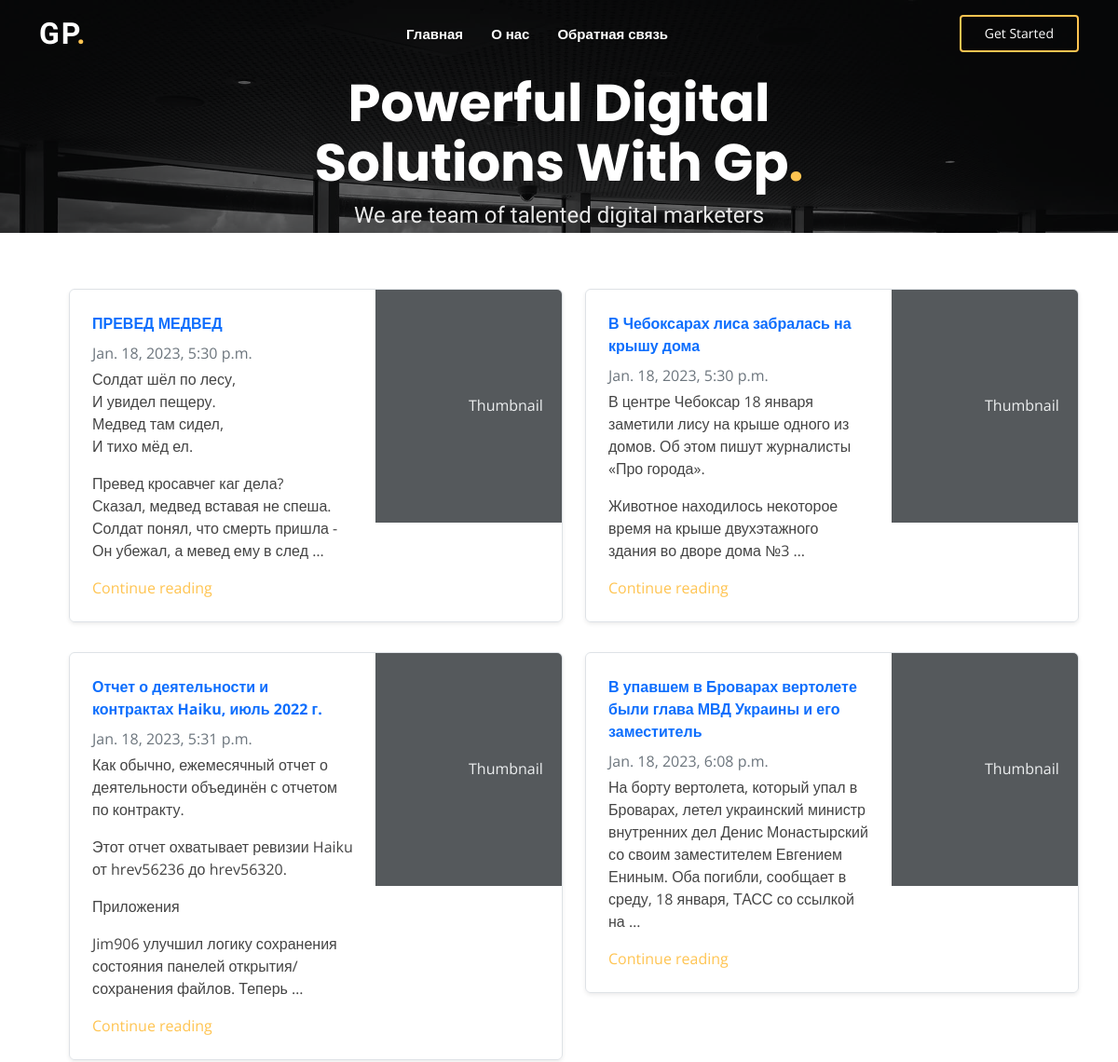
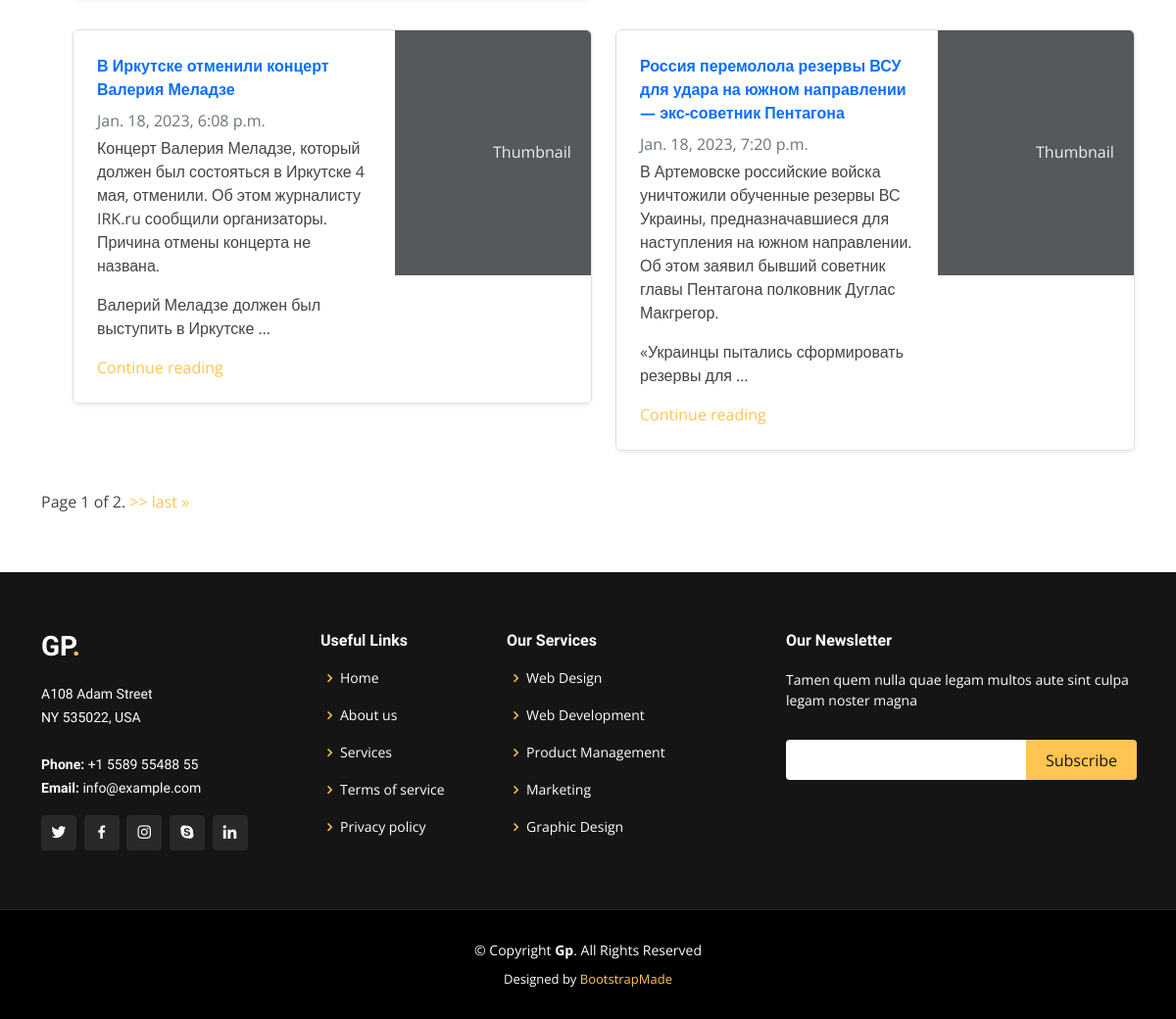
Screenshot of /blog/ with the database file from the repository (2 pictures, top to bottom).
### blog/models.py (models this page shows)
class Blog(models.Model):
    title = models.CharField(max_length=255)
    content = models.TextField(blank=True)
    time_create = models.DateTimeField(auto_now_add=True)
    time_update = models.DateTimeField(auto_now=True)
    is_published = models.BooleanField(default=True)

### blog/views.py (the view)
# urls.py: path('', index, name='home'),
def index(request, page=1):
    page_size = 6;
    paginator = Paginator(Blog.objects.all(), page_size);
    page_number = 1;
    page_obj = paginator.get_page(page);
    chuncked = list();
    ch_size = 2;
    for i in range(0,len(page_obj), ch_size):
        chuncked.append(page_obj[i:i+ch_size]);
    print(chuncked)
    return render(request, 'blog/index.html', {'menu':menu, 'title':'Главная', 'posts':chuncked, 'page_obj':page_obj});

### blog/templates/blog/index.html (shortened to what this page needs)
{% extends 'blog/layout.html' %}
{% block content %}
<ul class="list-articles">
	{% for pc in posts %}
        <div class="row mb-2">
            {% for p in pc %}
            {% include "blog/card.html" %}
            {% endfor %}
        </div>
	{% endfor %}
</ul>
<div class="pagination">
    <span class="step-links">
        <span class="current">
            Page {{ page_obj.number }} of {{ page_obj.paginator.num_pages }}.
        </span>
        {% if page_obj.has_next %}
            <a href="{% url 'home' page_obj.next_page_number %}">>></a>
            <a href="{% url 'home' page_obj.paginator.num_pages %}">last &raquo;</a>
        {% endif %}
    </span>
</div>
{% endblock %}

### blog/templates/blog/card.html
<div class="col-md-6">
              <div class="row g-0 border rounded overflow-hidden flex-md-row mb-4 shadow-sm h-md-250 position-relative">
                <div class="col p-4 d-flex flex-column position-static">
                  <strong class="d-inline-block mb-2 text-primary">{{ p.title }}</strong>
                  <div class="mb-1 text-muted">{{ p.time_create}}</div>
                  <p class="card-text mb-auto">
                  {% autoescape on %}
                    {{p.content|linebreaks|truncatewords:30}}
                  {% endautoescape %}
                  </p>
                  <a href="{% url 'one' p.id %}" target="win_one" class="stretched-link">Continue reading</a>
                </div>
                <div class="col-auto d-none d-lg-block">
                  <svg class="bd-placeholder-img" width="200" height="250" xmlns="http://www.w3.org/2000/svg" role="img" aria-label="Placeholder: Thumbnail" preserveAspectRatio="xMidYMid slice" focusable="false"><title>Placeholder</title><rect width="100%" height="100%" fill="#55595c"></rect><text x="50%" y="50%" fill="#eceeef" dy=".3em">Thumbnail</text></svg>
                </div>
              </div>
            </div>

### blog/static/blog/css/style.css (style rules this page uses)
body { font-family: "Open Sans", sans-serif; color: #444444; }
a { color: #ffc451; text-decoration: none; }

### rows the page displays
Blog: title "ПРЕВЕД МЕДВЕД", time_create "Jan. 18, 2023, 5:30 p.m.", content "Солдат шёл по лесу, И увидел пещеру. Медвед там сидел, И тихо мёд ел. Превед кросавчег каг дела? Сказал, медвед вставая не спеша. Солдат понял, что смерть пришла - Он убежал, а мевед ему в след …"
Blog: title "В Чебоксарах лиса забралась на крышу дома", time_create "Jan. 18, 2023, 5:30 p.m.", content "В центре Чебоксар 18 января заметили лису на крыше одного из домов. Об этом пишут журналисты «Про города». Животное находилось некоторое время на крыше двухэтажного здания во дворе дома №3 …"
Blog: title "Отчет о деятельности и контрактах Haiku, июль 2022 г.", time_create "Jan. 18, 2023, 5:31 p.m.", content "Как обычно, ежемесячный отчет о деятельности объединён с отчетом по контракту. Этот отчет охватывает ревизии Haiku от hrev56236 до hrev56320. Приложения Jim906 улучшил логику сохранения состояния панелей открытия/сохранения файлов. Теперь …"
Blog: title "В упавшем в Броварах вертолете были глава МВД Украины и его заместитель", time_create "Jan. 18, 2023, 6:08 p.m.", content "На борту вертолета, который упал в Броварах, летел украинский министр внутренних дел Денис Монастырский со своим заместителем Евгением Ениным. Оба погибли, сообщает в среду, 18 января, ТАСС со ссылкой на …"
Blog: title "В Иркутске отменили концерт Валерия Меладзе", time_create "Jan. 18, 2023, 6:08 p.m.", content "Концерт Валерия Меладзе, который должен был состояться в Иркутске 4 мая, отменили. Об этом журналисту IRK.ru сообщили организаторы. Причина отмены концерта не названа. Валерий Меладзе должен был выступить в Иркутске …"
Blog: title "Россия перемолола резервы ВСУ для удара на южном направлении — экс-советник Пентагона", time_create "Jan. 18, 2023, 7:20 p.m.", content "В Артемовске российские войска уничтожили обученные резервы ВС Украины, предназначавшиеся для наступления на южном направлении. Об этом заявил бывший советник главы Пентагона полковник Дуглас Макгрегор. «Украинцы пытались сформировать резервы для …"

### other values shown
{{ url_title }} "Главная" "О нас" "Обратная связь"
{{ page_obj.number }} "1"
{{ page_obj.paginator.num_pages }} "2"
